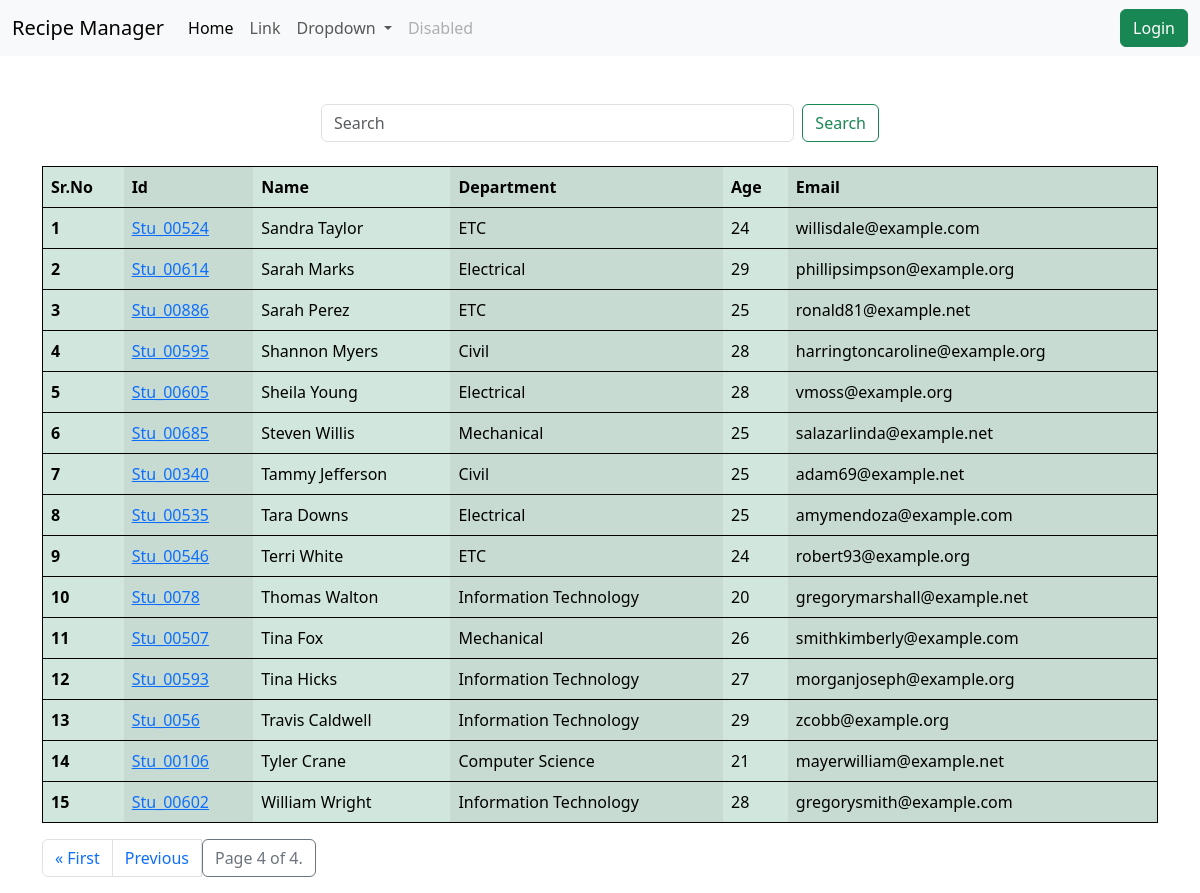
Page /students/?page=4 on the committed database.
### veggie/models.py (models this page shows, shortened)
class Student(models.Model):
    department = models.ForeignKey(Department, related_name="depart",on_delete=models.CASCADE)
    student_id = models.OneToOneField(StudentID, related_name="studentid",on_delete=models.CASCADE)
    student_name = models.CharField(max_length=100)
    student_email = models.EmailField (unique=True)
    student_age = models.IntegerField(default=18)
    student_address = models.TextField()
    is_deleted = models.BooleanField(default=False)
    objects = StudentsManager()
    admin_objects = models.Manager()
    class Meta:
        ordering = ['student_name']
        verbose_name = "student"

class StudentID(models.Model):
    student_id = models.CharField(max_length=100)
    def __str__(self):
        return self.student_id

class Department(models.Model):
    department = models.CharField(max_length=100)
    class Meta:
        ordering = ['department']

### veggie/views.py (the view, shortened to what this page needs)
# urls.py: path('students/', get_student, name="get_student"),
def get_student(request):
    students = Student.objects.all()
    paginator = Paginator(students, 25)  # Show 25 contacts per page.
    page_number = request.GET.get("page")
    page_obj = paginator.get_page(page_number)
    context = {
        "students" : page_obj,
    }
    return render(request, 'report/students.html', context)

### veggie/models.py (called while the page is built)
    def get_queryset(self):
        return super().get_queryset().filter(is_deleted=False)

### veggie/templates/report/students.html (shortened to what this page needs)
{% extends 'base.html' %}
{% block body %}
<div class="container mt-5">
    <form class="mx-auto mb-4 col-md-6" role="search" style="display: flex; justify-content: center;">
        <input class="form-control me-2" type="search" name="search" placeholder="Search" aria-label="Search">
        <button class="btn btn-outline-success" type="submit">Search</button>
    </form>
    <table class="table table-success table-striped-columns">
        <thead>
          <tr>
            <th scope="col">Sr.No</th>
            <th scope="col">Id</th>
            <th scope="col">Name</th>
            <th scope="col">Department</th>
            <th scope="col">Age</th>
            <th scope="col">Email</th>
          </tr>
        </thead>
        <tbody>
        {% for student in students %}
          <tr>
            <th scope="row">{{forloop.counter}}</th>
            <td>
              <a href="{% url 'see_marks' student.student_id %}">
              {{student.student_id}}</a></td>
            <td>{{student.student_name}}</td>
            <td>{{student.department.department}}</td>
            <td>{{student.student_age}}</td>
            <td>{{student.student_email}}</td>
          </tr>
        {% endfor %}
        </tbody>
      </table>
      <nav aria-label="Page navigation example">
      <ul class="pagination">
            {% if students.has_previous %}
            <li class="page-item"><a class="page-link" href="?page=1">&laquo; First</a></li>
            <li class="page-item"><a class="page-link" href="?page={{ students.previous_page_number }}">Previous</a></li>
            {% endif %}
            <li class="current page-item btn btn-outline-secondary" disable>
                Page {{ students.number }} of {{ students.paginator.num_pages }}.
            </li>
    </ul>
    </nav>
</div>
{% endblock %}

### home/templates/base.html (style rules this page uses)
.table { border: 1px solid black; }

### rows in the picture
Student: student_id "Stu_00524", student_name "Sandra Taylor", department.department "ETC", student_age "24", student_email "willisdale@example.com"
Student: student_id "Stu_00614", student_name "Sarah Marks", department.department "Electrical", student_age "29", student_email "phillipsimpson@example.org"
Student: student_id "Stu_00886", student_name "Sarah Perez", department.department "ETC", student_age "25", student_email "ronald81@example.net"
Student: student_id "Stu_00595", student_name "Shannon Myers", department.department "Civil", student_age "28", student_email "harringtoncaroline@example.org"
Student: student_id "Stu_00605", student_name "Sheila Young", department.department "Electrical", student_age "28", student_email "vmoss@example.org"
Student: student_id "Stu_00685", student_name "Steven Willis", department.department "Mechanical", student_age "25", student_email "salazarlinda@example.net"
Student: student_id "Stu_00340", student_name "Tammy Jefferson", department.department "Civil", student_age "25", student_email "adam69@example.net"
Student: student_id "Stu_00535", student_name "Tara Downs", department.department "Electrical", student_age "25", student_email "amymendoza@example.com"
Student: student_id "Stu_00546", student_name "Terri White", department.department "ETC", student_age "24", student_email "robert93@example.org"
Student: student_id "Stu_0078", student_name "Thomas Walton", department.department "Information Technology", student_age "20", student_email "gregorymarshall@example.net"
Student: student_id "Stu_00507", student_name "Tina Fox", department.department "Mechanical", student_age "26", student_email "smithkimberly@example.com"
Student: student_id "Stu_00593", student_name "Tina Hicks", department.department "Information Technology", student_age "27", student_email "morganjoseph@example.org"
Student: student_id "Stu_0056", student_name "Travis Caldwell", department.department "Information Technology", student_age "29", student_email "zcobb@example.org"
Student: student_id "Stu_00106", student_name "Tyler Crane", department.department "Computer Science", student_age "21", student_email "mayerwilliam@example.net"
Student: student_id "Stu_00602", student_name "William Wright", department.department "Information Technology", student_age "28", student_email "gregorysmith@example.com"

### other values in the picture
{{ students.number }} "4"
{{ students.paginator.num_pages }} "4"
